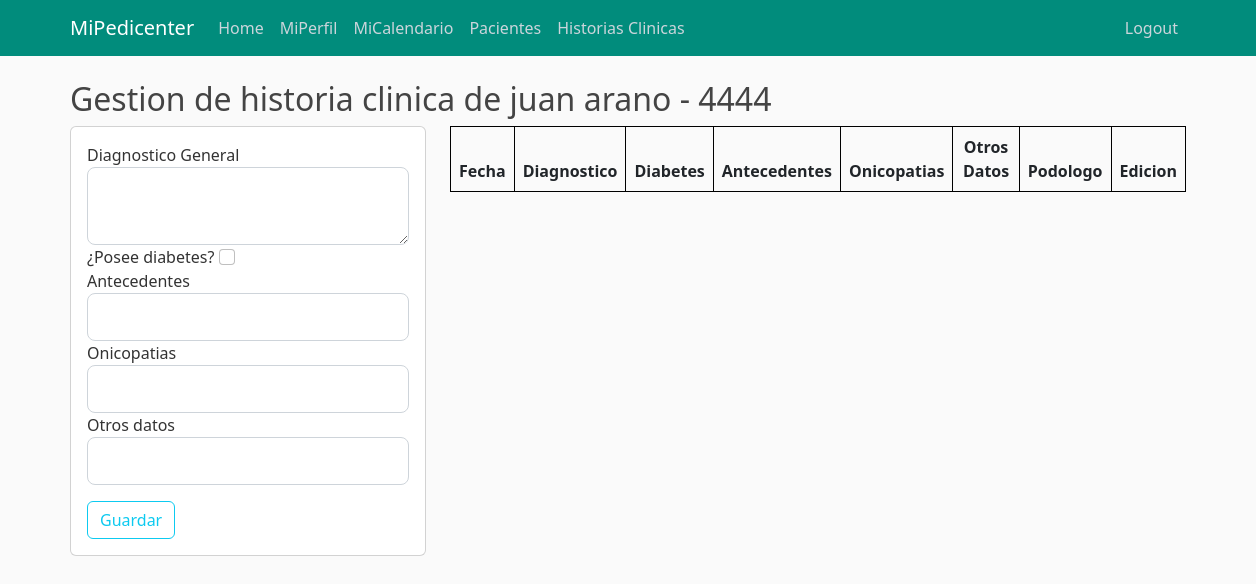
Before: /historias-clinicas/4444 (signed in) with the older database file.
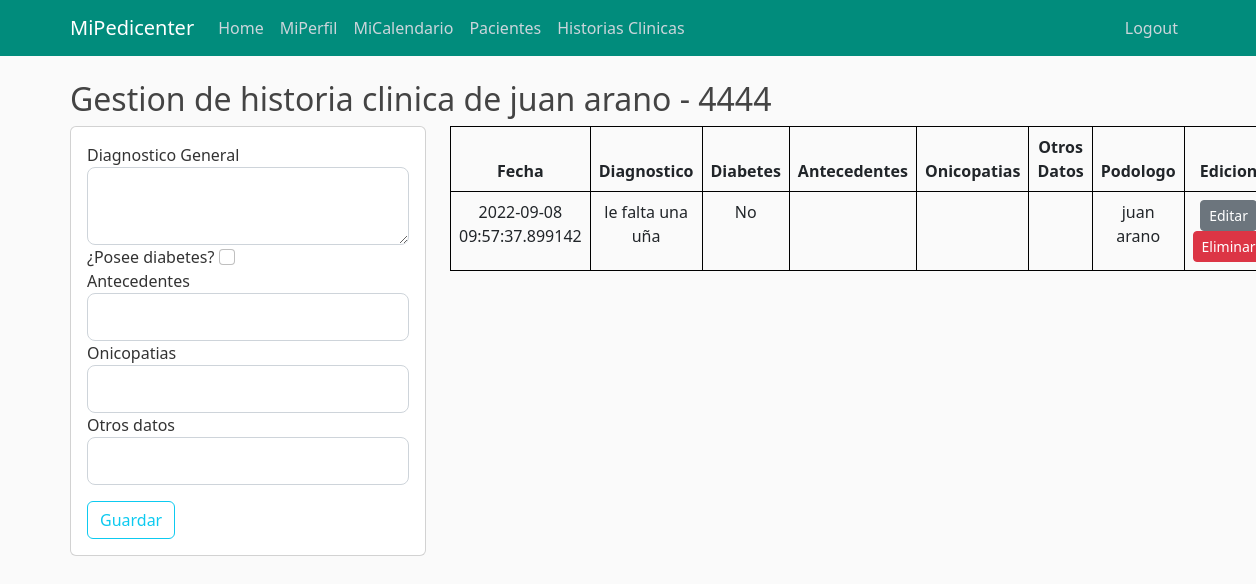
After: the same page with the newer database file.
### appmipedicenter/models.py (models this page shows, shortened)
class Cliente(db.Model):
        id_cliente = db.Column(db.Integer, primary_key=True) # Es DNI
        username = db.Column(db.String, nullable=False)
        email = db.Column(db.String, unique=True, nullable=False)
        fecha_nacimiento = db.Column(db.Date, nullable=False)
        telefono = db.Column(db.Integer, unique=True, nullable=False)
        historia_clinica = db.relationship('Historiaclinica', backref='Paciente', lazy=True)
        turno = db.relationship('Turno', backref='Paciente', lazy=True)

class Historiaclinica(db.Model):
        id_historia_clinica = db.Column(db.Integer, primary_key=True)
        datetime = db.Column(db.DateTime, nullable=False, default=datetime.utcnow)
        diagnostico = db.Column(db.Text, nullable=False)
        diabetes = db.Column(db.Boolean, nullable = True)
        antecedentes = db.Column(db.String, nullable=True)
        onicopatias = db.Column(db.String, nullable=True)
        otros_datos = db.Column(db.Text, nullable=True)
        id_empleado = db.Column(db.Integer, db.ForeignKey('empleado.id'), nullable=False)
        id_cliente = db.Column(db.Integer, db.ForeignKey('cliente.id_cliente'), nullable=False)

class Empleado(db.Model, UserMixin):
        id = db.Column(db.String, primary_key=True) # Es E-mail
        dni = db.Column(db.Integer, unique=True, nullable=False)
        username = db.Column(db.String, nullable=False)
        fecha_nacimiento = db.Column(db.Date, nullable=False)
        telefono = db.Column(db.Integer, nullable=False)
        password = db.Column(db.String, nullable=False)
        id_tipo = db.Column(db.Integer, db.ForeignKey('tipoempleado.id_tipo'), nullable=False)
        historia_clinica = db.relationship('Historiaclinica', backref='Escritor', lazy=True)
        turno = db.relationship('Turno', backref='Podologo', lazy=True)

### appmipedicenter/historiaclinica/routes.py (the view, shortened to what this page needs)
@historiaclinica.route("/historias-clinicas/<int:id_cliente>", methods=['GET', 'POST'])
@login_required
def historias_clinicas(id_cliente):
        cliente = Cliente.query.filter_by(id_cliente = id_cliente).first()
        historias_clinicas = Historiaclinica.query.filter_by(id_cliente = id_cliente).all()
        form = HistoriaClinicaForm()
        if current_user.is_authenticated and current_user.id_tipo == 1:
                title_str = "Historial de "+ cliente.username
                lista_podologos = Empleado.query.filter_by(id_tipo = 1).all()
                return render_template('historias_clinicas.html', title=title_str, cliente=cliente, historias_clinicas=historias_clinicas, form=form, lista_podologos = lista_podologos)
        return redirect(url_for('main.home'))

### appmipedicenter/historiaclinica/forms.py
class HistoriaClinicaForm(FlaskForm):
    diagnostico = TextAreaField('Diagnostico General', validators=[DataRequired()])
    diabetes = BooleanField('¿Posee diabetes?')
    antecedentes = StringField('Antecedentes')
    onicopatias = StringField('Onicopatias')
    otros_datos = StringField('Otros datos')
    submit = SubmitField('Guardar')

### appmipedicenter/models.py (called while the page is built)
@login_manager.user_loader
def load_user(empleado_id):
        return Empleado.query.get(empleado_id)

### appmipedicenter/templates/historias_clinicas.html (shortened to what this page needs)
{% extends "layout.html" %}
{% block header %}
    <link rel="stylesheet" type="text/css" href="https://cdn.datatables.net/1.12.1/css/jquery.dataTables.css">
{% endblock header %}
{% block content %}
    <div class="row ${1| ,row-cols-2,row-cols-3, auto,justify-content-md-center,|}">
        <h2>Gestion de historia clinica de {{ cliente.username }} - {{ cliente.id_cliente }}</h2>
    </div>
    <div class="row ${1| ,row-cols-2,row-cols-3, auto,justify-content-md-center,|}">
        <div class = "col-md-4">
            <div class = "card card-body">
                <form method="POST" action="">
                    <div class="form-group">
                        {{ form.diagnostico.label(class="form-control-label") }}
                        {% if form.diagnostico.errors %}
                            {{ form.diagnostico(class="form-control form-control-lg is-invalid") }}
                            <div class="invalid-feedback">
                                {% for error in form.diagnostico.errors %}
                                    <span>{{ error }}</span>
                                {% endfor %}
                            </div>
                        {% else %}
                            {{ form.diagnostico(class="form-control form-control-lg") }}
                        {% endif %}
                    </div>
                    <div class="form-group">
                        {{ form.diabetes.label(class="form-check-label") }}
                        {{ form.diabetes(class="form-check-input") }}
                    </div>
                    <div class="form-group">
                        {{ form.antecedentes.label(class="form-control-label") }}
                        {% if form.antecedentes.errors %}
                            {{ form.antecedentes(class="form-control form-control-lg is-invalid") }}
                            <div class="invalid-feedback">
                                {% for error in form.antecedentes.errors %}
                                    <span>{{ error }}</span>
                                {% endfor %}
                            </div>
                        {% else %}
                            {{ form.antecedentes(class="form-control form-control-lg") }}
                        {% endif %}
                    </div>
                    <div class="form-group">
                        {{ form.onicopatias.label(class="form-control-label") }}
                        {% if form.onicopatias.errors %}
                            {{ form.onicopatias(class="form-control form-control-lg is-invalid") }}
                            <div class="invalid-feedback">
                                {% for error in form.onicopatias.errors %}
                                    <span>{{ error }}</span>
                                {% endfor %}
                            </div>
                        {% else %}
                            {{ form.onicopatias(class="form-control form-control-lg") }}
                        {% endif %}
                    </div>
                    <div class="form-group">
                        {{ form.otros_datos.label(class="form-control-label") }}
                        {% if form.otros_datos.errors %}
                            {{ form.otros_datos(class="form-control form-control-lg is-invalid") }}
                            <div class="invalid-feedback">
                                {% for error in form.otros_datos.errors %}
                                    <span>{{ error }}</span>
                                {% endfor %}
                            </div>
                        {% else %}
                            {{ form.otros_datos(class="form-control form-control-lg") }}
                        {% endif %}
                    </div>
                    <div class="form-group">
                        {{ form.submit(class="btn btn-outline-info") }}
                    </div>
                </form>
            </div>
        </div>
        <div class="col-md-8">
            <table id="tablaclientes" class = "table">
                <thead>
                    <tr>
                        <th>Fecha</th>
                        <th>Diagnostico</th>
                        <th>Diabetes</th>
                        <th>Antecedentes</th>
                        <th>Onicopatias</th>
                        <th>Otros Datos</th>
                        <th>Podologo</th>
                        <th>Edicion</th>
                    </tr>
                </thead>
                <tbody>
                    {% for i in historias_clinicas %}
                    <tr>
                        <td>{{i.datetime}}</td>
                        <td>{{i.diagnostico}}</td>
                        <td>
                            {% if i.diabetes %}
                                Si
                            {% else%}
                                No
                            {% endif %}
                        </td>
                        <td>{{i.antecedentes}}</td>
                        <td>{{i.onicopatias}}</td>
                        <td>{{i.otros_datos}}</td>
                        <td>
                            {% for j in lista_podologos %}
                                {% if j.id == i.id_empleado %}
                                    {{ j.username }}
                                {% endif %}
                            {% endfor %}
                        </td>
                        <td width = "130">
                            <a href="{{ url_for('historiaclinica.editar_historia', id_historia = i.id_historia_clinica) }}" class = "btn btn-secondary btn-sm">Editar</a>
                            <a href="{{ url_for('historiaclinica.eliminar_historia', id_historia = i.id_historia_clinica) }}" class = "btn btn-danger btn-delete btn-sm">Eliminar</a>
                        </td>
                    </tr>
                    {% endfor %}
                </tbody>
            </table>
        </div>
    </div>
{% endblock content %}

### appmipedicenter/templates/layout.html (shortened to what this page needs)
<!DOCTYPE html>
<html lang="en">
<head>
    <link href="https://cdn.jsdelivr.net/npm/bootstrap@5.2.0-beta1/dist/css/bootstrap.min.css" rel="stylesheet">
    <link rel="stylesheet" type="text/css" href="{{ url_for('static', filename='css/main.css') }}">
    {% block header %}{% endblock header %}
</head>
<body>
    <header class="site-header">
        <nav class="navbar navbar-expand-md navbar-dark bg-steel fixed-top">
            <div class="container">
                <a class="navbar-brand mr-4" href="/">MiPedicenter</a>
                <div class="collapse navbar-collapse" id="navbarToggle">
                    <div class="navbar-nav mr-auto">
                        <a class="nav-item nav-link" href="{{ url_for('main.home') }}">Home</a>
                        {% if current_user.is_authenticated %}
                            <a class="nav-item nav-link" href="{{ url_for('empleado.mi_perfil') }}">MiPerfil</a>
                            <a class="nav-item nav-link" href="{{ url_for('turno.mi_calendario') }}">MiCalendario</a>
                            <a class="nav-item nav-link" href="{{ url_for('cliente.pacientes') }}">Pacientes</a>
                            <a class="nav-item nav-link" href="{{ url_for('historiaclinica.tablaHC') }}">Historias Clinicas</a>
                        {% endif %}
                    </div>
                </div>
                <div class="navbar-nav">
                    {% if current_user.is_authenticated %}
                        <a class="nav-item nav-link" href="{{ url_for('empleado.logout') }}">Logout</a>
                    {% else %}
                        <a class="nav-item nav-link" href="{{ url_for('empleado.login') }}">Login</a>
                        <a class="nav-item nav-link" href="{{ url_for('empleado.register') }}">Register</a>
                    {% endif %}
                </div>
            </div>
        </nav>
    </header>
    <main role="main" class="container">
        <div class="row">
            <div class="col-md-12">
                {% block content %}{% endblock content %}
            </div>
        </div>
    </main>
</body>
</html>

### appmipedicenter/static/css/main.css (style rules this page uses)
body { background: #fafafa; color: #333333; margin-top: 5rem; }
h1, h2, h3, h4, h5, h6 { color: #444444; }
.bg-steel { background-color: #018c7c; }
.site-header .navbar-nav .nav-link { color: #cbd5db; }
.table { align-self: auto; border: 1px solid black; }
th, td, .td-plantilla { border:1px solid black; text-align:center; padding: 0px; }
:root { --fc-daygrid-event-dot-width: 8px; }
:root { --fc-list-event-dot-width: 10px; --fc-list-event-hover-bg-color: #f5f5f5; }

Changed rows visible on the page:
added Historiaclinica: datetime "2022-09-08 09:57:37.899142", diagnostico "le falta una uña", diabetes "No"
now on this page (row unchanged): Empleado: username "juan arano"
